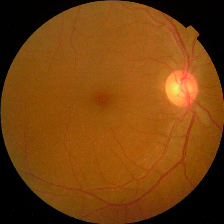
#> input picture samples/img1.png, 224 x 224 px; its folder holds only this picture in this run
$ python -i training_screen.py   (imports and definitions only)
#> lines starting #> are read from the running program, lines starting #| are printed output that depends on the picture; after the words box and inside, x2 and y2 are one past the last pixel; in counts of white or black regions, pixels touching at a corner belong together
### app_logger.py
import logging
import os
import sys
from logging.handlers import RotatingFileHandler

_LOGS_DIR = os.path.join(os.path.dirname(os.path.abspath(__file__)), "logs")
_initialized = False

# [28 lines left out: function setup, not called in this run]


def get(name: str) -> logging.Logger:
    """Return a child logger under the 'app' namespace."""
    return logging.getLogger(f"app.{name}")


# [14 lines left out: function install_excepthook, not called in this run]

### screens/training_screen.py
import os
import sys
import json
import random
import subprocess
import tempfile
import i18n

import numpy as np
import cv2
from PyQt5 import QtWidgets, QtCore, QtGui
from ui_theme import current_accent

from dialogs.ui_dialogs import RoundedDialog
import app_logger

_log = app_logger.get("screens.training")


def stage_name(stage: int) -> str:
    return i18n.t(f"stages.{stage}")

def _imread_unicode(path: str):
    data = np.fromfile(path, dtype=np.uint8)
    return cv2.imdecode(data, cv2.IMREAD_COLOR)


def _fundus_mask_from_rgb(rgb: np.ndarray) -> np.ndarray:
    gray = cv2.cvtColor(rgb, cv2.COLOR_RGB2GRAY)
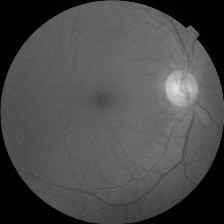
#> gray: shape (224, 224); min 0, max 225, mean 75.4
    blurred = cv2.GaussianBlur(gray, (5, 5), 0)
    foreground = (blurred > 15).astype(np.uint8)
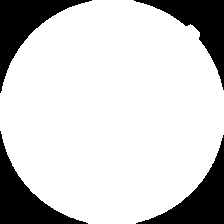
#> foreground: shape (224, 224); values 0 (black) and 1 (white), 80.1% white; 4 black regions, box (x1, y1, x2, y2) and area: (0, 0, 92, 93) 2581, (0, 131, 88, 224) 2516, (136, 135, 224, 224) 2462, (134, 0, 224, 90) 2415

    kernel = cv2.getStructuringElement(cv2.MORPH_ELLIPSE, (7, 7))
    foreground = cv2.morphologyEx(
        foreground, cv2.MORPH_CLOSE, kernel
    )
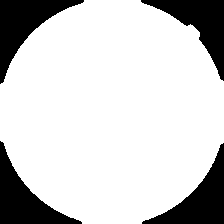
#> foreground: shape (224, 224); values 0 (black) and 1 (white), 80.4% white; 4 black regions, box (x1, y1, x2, y2) and area: (0, 0, 84, 84) 2546, (0, 141, 82, 224) 2483, (142, 143, 224, 224) 2434, (141, 0, 224, 81) 2381

    n, labels, stats, centroids = cv2.connectedComponentsWithStats(
        foreground, 8
    )
#> labels: shape (224, 224) int32; values 0 (black) and 1 (white), 80.4% white; 4 black regions
#> n = 2; stats = [[0, 0, 224, 224, 9844], [0, 0, 224, 224, 40332]]; centroids = [[109.7, 111.4], [111.9, 111.5]]

    height, width = gray.shape
#> height = 224; width = 224
    candidates = []

    for component in range(1, n):
        area = int(stats[component, cv2.CC_STAT_AREA])

        if area < 0.10 * height * width:
            continue

        cx, cy = centroids[component]
        distance = (
            ((cx - width / 2) / width) ** 2
            + ((cy - height / 2) / height) ** 2
        )

        candidates.append(
            (area / (1.0 + 4.0 * distance), component)
        )
#> this loop made 1 pass
#> (area, cx, cy, distance) on pass 1: (40332, 111.9, 111.5, 4.53e-06)
#> after the loop, candidates = [(40331.3, 1)]

    if not candidates:
        return foreground.astype(bool)

    selected = max(candidates)[1]
#> selected = 1
    component_mask = (labels == selected).astype(np.uint8)

    contours, _ = cv2.findContours(
        component_mask,
        cv2.RETR_EXTERNAL,
        cv2.CHAIN_APPROX_SIMPLE
    )
#> contours = 1 contour; box (x1, y1, x2, y2) and area: (0, 0, 224, 224) 40004

    filled = np.zeros_like(component_mask)
    cv2.drawContours(filled, contours, -1, 1, cv2.FILLED)

    return filled.astype(bool)


# [109 lines left out: functions _blend_heatmap_on_rgb, _overlay_user_mask, _dice, _ai_mask_from_heatmap, _score_1to5_from_similarity, not called in this run]

# [66 lines that did not run here, left out]


# [73 lines that did not run here, left out]


class MouseHintIcon(QtWidgets.QWidget):
    # [25 lines left out: functions __init__, paintEvent, not called in this run]

class InferenceWorker(QtCore.QThread):
    done = QtCore.pyqtSignal(dict)
    fail = QtCore.pyqtSignal(str)

    # [48 lines left out: functions __init__, run, not called in this run]

class PaintCanvas(QtWidgets.QWidget):
    MAX_UNDO_STEPS = 30

    # [73 lines left out: functions __init__, clear_all, set_image, set_ai_heat, set_show_ai, set_show_user_mask and 1 more, not called in this run]

    def set_brush(self, v: int):
        self.brush = max(3, int(v))

    def set_eraser(self, flag: bool):
        self.eraser = bool(flag)

    def set_paint_enabled(self, flag: bool):
        self.paint_enabled = bool(flag)

    def has_user_paint(self) -> bool:
        return self.user_mask is not None and int(self.user_mask.sum()) > 0

    # [173 lines left out: functions _recompose, _label_rect_for_image, _widget_pos_to_image_xy, _push_undo_snapshot, undo, _paint_at and 7 more, not called in this run]

class ShimmerBar(QtWidgets.QWidget):
    # [36 lines left out: functions __init__, _tick, paintEvent, not called in this run]

class LoadingDialog(QtWidgets.QDialog):
    # [104 lines left out: functions __init__, _center_on_parent, not called in this run]

class TrainingScreen(QtWidgets.QWidget):
    # [896 lines left out: functions __init__, retranslate_ui, _select_stage, _build, _set_step, _pick_random_image and 14 more, not called in this run]

>>> import cv2
>>> picture = cv2.cvtColor(cv2.imread('../samples/img1.png'), cv2.COLOR_BGR2RGB)
>>> result = _fundus_mask_from_rgb(picture)

$ run again, on samples/img2.png
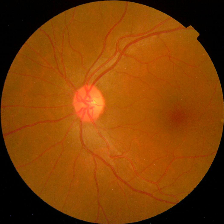
#> input picture samples/img2.png, 224 x 224 px
#> in _fundus_mask_from_rgb, `gray = cv2.cvtColor(rgb, cv2.COLOR_RGB2GRAY)`:
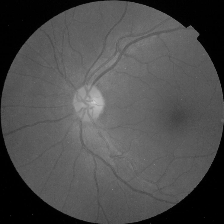
#> gray: shape (224, 224); min 0, max 208, mean 76.6
#> labels: shape (224, 224) int32; values 0 (black) and 1 (white), 80.3% white; 4 black regions
#> n = 2; stats = [[0, 0, 224, 224, 9876], [0, 0, 224, 224, 40300]]; centroids = [[109.4, 111.2], [112, 111.6]]
#> the loop in _fundus_mask_from_rgb, `for component in range(1, n):` made 1 pass
#> (area, cx, cy, distance) on pass 1: (40300, 112, 111.6, 3.49e-06)
#> after the loop in _fundus_mask_from_rgb, `for component in range(1, n):`: candidates = [(40299.4, 1)]
#> selected = 1
#> contours = 1 contour; box (x1, y1, x2, y2) and area: (0, 0, 224, 224) 39972

$ run again, on samples/img3.png
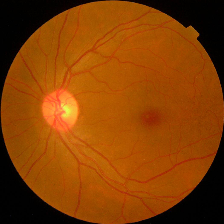
#> input picture samples/img3.png, 224 x 224 px
#> in _fundus_mask_from_rgb, `gray = cv2.cvtColor(rgb, cv2.COLOR_RGB2GRAY)`:
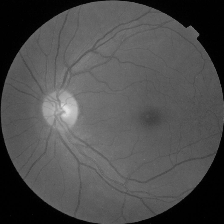
#> gray: shape (224, 224); min 0, max 226, mean 77.1
#> labels: shape (224, 224) int32; values 0 (black) and 1 (white), 80.4% white; 4 black regions
#> n = 2; stats = [[0, 0, 224, 224, 9858], [0, 0, 224, 224, 40318]]; centroids = [[109.5, 111.3], [112, 111.6]]
#> the loop in _fundus_mask_from_rgb, `for component in range(1, n):` made 1 pass
#> (area, cx, cy, distance) on pass 1: (40318, 112, 111.6, 3.85e-06)
#> after the loop in _fundus_mask_from_rgb, `for component in range(1, n):`: candidates = [(40317.4, 1)]
#> selected = 1
#> contours = 1 contour; box (x1, y1, x2, y2) and area: (0, 0, 224, 224) 39990

$ run again, on samples/img4.png
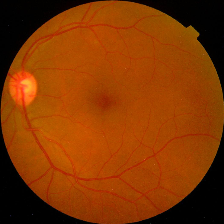
#> input picture samples/img4.png, 224 x 224 px
#> in _fundus_mask_from_rgb, `gray = cv2.cvtColor(rgb, cv2.COLOR_RGB2GRAY)`:
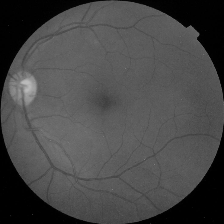
#> gray: shape (224, 224); min 0, max 187, mean 71.4
#> labels: shape (224, 224) int32; values 0 (black) and 1 (white), 80.3% white; 4 black regions
#> n = 2; stats = [[0, 0, 224, 224, 9887], [0, 0, 224, 224, 40289]]; centroids = [[109.4, 111.4], [112, 111.5]]
#> the loop in _fundus_mask_from_rgb, `for component in range(1, n):` made 1 pass
#> (area, cx, cy, distance) on pass 1: (40289, 112, 111.5, 4.29e-06)
#> after the loop in _fundus_mask_from_rgb, `for component in range(1, n):`: candidates = [(40288.3, 1)]
#> selected = 1
#> contours = 1 contour; box (x1, y1, x2, y2) and area: (0, 0, 224, 224) 39962
